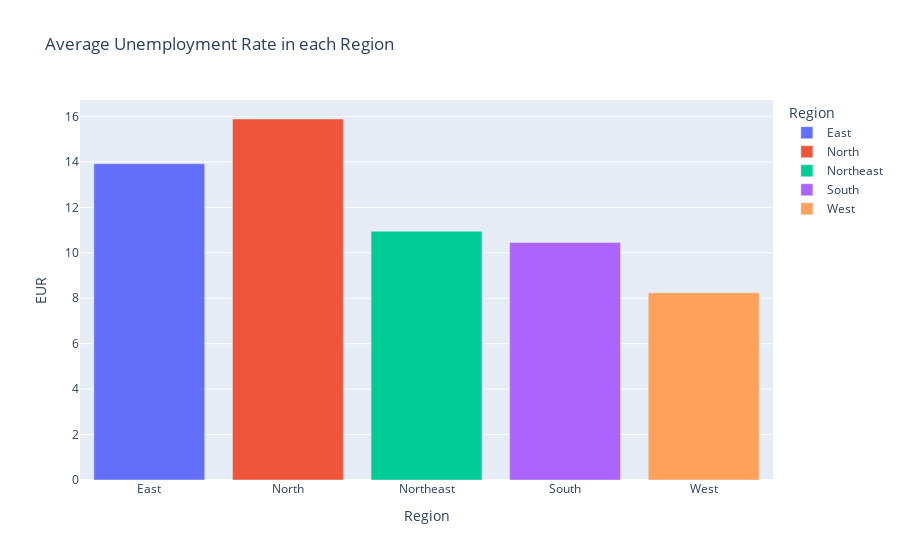

Notebook code for this chart:
### Code cell
# Region wise grouping of the dataset
region_wise = round(dataset.groupby("Region").agg({"EUR": np.average, "EE": np.average, "ELPR": np.average}), 2)

region_wise.reset_index(inplace=True)
pltx.bar(region_wise, x='Region',y='EUR',color='Region',
            title='Average Unemployment Rate in each Region',template='plotly')

### Figure 1 — Plotly figure (JSON) as saved in the notebook; plotly's stock layout.template omitted (floating-point values rounded to 4 significant figures)
{"data": [{"alignmentgroup": "True", "hovertemplate": "Region=%{x}<br>EUR=%{y}<extra></extra>", "legendgroup": "East", "marker": {"color": "#636efa", "pattern": {"shape": ""}}, "name": "East", "offsetgroup": "East", "orientation": "v", "showlegend": true, "textposition": "auto", "type": "bar", "x": ["East"], "xaxis": "x", "y": [13.92], "yaxis": "y"}, {"alignmentgroup": "True", "hovertemplate": "Region=%{x}<br>EUR=%{y}<extra></extra>", "legendgroup": "North", "marker": {"color": "#EF553B", "pattern": {"shape": ""}}, "name": "North", "offsetgroup": "North", "orientation": "v", "showlegend": true, "textposition": "auto", "type": "bar", "x": ["North"], "xaxis": "x", "y": [15.89], "yaxis": "y"}, {"alignmentgroup": "True", "hovertemplate": "Region=%{x}<br>EUR=%{y}<extra></extra>", "legendgroup": "Northeast", "marker": {"color": "#00cc96", "pattern": {"shape": ""}}, "name": "Northeast", "offsetgroup": "Northeast", "orientation": "v", "showlegend": true, "textposition": "auto", "type": "bar", "x": ["Northeast"], "xaxis": "x", "y": [10.95], "yaxis": "y"}, {"alignmentgroup": "True", "hovertemplate": "Region=%{x}<br>EUR=%{y}<extra></extra>", "legendgroup": "South", "marker": {"color": "#ab63fa", "pattern": {"shape": ""}}, "name": "South", "offsetgroup": "South", "orientation": "v", "showlegend": true, "textposition": "auto", "type": "bar", "x": ["South"], "xaxis": "x", "y": [10.45], "yaxis": "y"}, {"alignmentgroup": "True", "hovertemplate": "Region=%{x}<br>EUR=%{y}<extra></extra>", "legendgroup": "West", "marker": {"color": "#FFA15A", "pattern": {"shape": ""}}, "name": "West", "offsetgroup": "West", "orientation": "v", "showlegend": true, "textposition": "auto", "type": "bar", "x": ["West"], "xaxis": "x", "y": [8.24], "yaxis": "y"}], "layout": {"barmode": "relative", "legend": {"title": {"text": "Region"}, "tracegroupgap": 0}, "title": {"text": "Average Unemployment Rate in each Region"}, "xaxis": {"anchor": "y", "categoryarray": ["East", "North", "Northeast", "South", "West"], "categoryorder": "array", "domain": [0, 1], "title": {"text": "Region"}}, "yaxis": {"anchor": "x", "domain": [0, 1], "title": {"text": "EUR"}}}}
